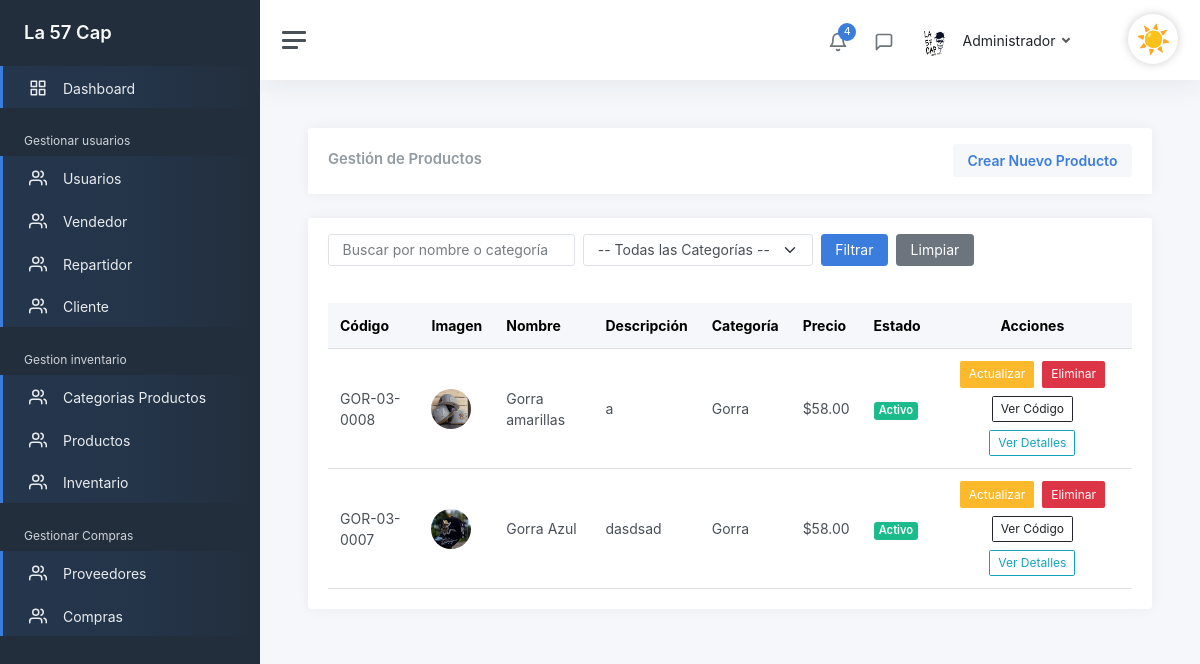
Screenshot of /admin/GestionarProducto (signed in) with the database file from the repository.
### tables this page shows
CREATE TABLE `producto`  (
  `idproducto` int(0) NOT NULL AUTO_INCREMENT,
  `id_categoria` int(0) NOT NULL,
  `codigo_producto` varchar(45) NOT NULL,
  `nombre_producto` varchar(45) NOT NULL,
  `descripcion` varchar(200) NOT NULL,
  `precio` decimal(10, 2) NOT NULL,
  `eliminado` tinyint(0) NULL DEFAULT 0,
  `Foto` varchar(150) NULL DEFAULT NULL,
  PRIMARY KEY (`idproducto`) USING BTREE,
  INDEX `producto_categoria_idx`(`id_categoria`) USING BTREE,
  CONSTRAINT `producto_categoria` FOREIGN KEY (`id_categoria`) REFERENCES `categoria_producto` (`idcategoria_producto`) ON DELETE RESTRICT ON UPDATE RESTRICT
);

CREATE TABLE `categoria_producto`  (
  `idcategoria_producto` int(0) NOT NULL AUTO_INCREMENT,
  `foto` varchar(150) NULL DEFAULT NULL,
  `garantias_meses` int(0) NOT NULL,
  `titulo` varchar(80) NOT NULL,
  `politica_garantia` varchar(500) NOT NULL,
  `tiene_garantia` tinyint(0) NOT NULL,
  `eliminado` tinyint(0) NULL DEFAULT 0,
  `estado` varchar(30) NULL DEFAULT NULL,
  PRIMARY KEY (`idcategoria_producto`) USING BTREE
);

### controllers/ProductoController.php (called while the page is built, shortened)
<?php
class ProductoController
{
    public static function GestionarProductos(Router $router)
    {
        $busqueda = $_POST['busqueda'] ?? '';
        $categoriaSeleccionada = $_POST['categoria'] ?? '';
        $productos = Producto::filtrar($busqueda, $categoriaSeleccionada);
        $categorias = CategoriaProducto::obtenerTodas();
        $router->renderAdmin('Admin/producto/GestionarProducto', [
            'productos' => $productos,
            'categorias' => $categorias,
            'busqueda' => $busqueda,
            'categoriaSeleccionada' => $categoriaSeleccionada,
            'titulo' => 'Gestión de Productos'
        ]);
    }
}

### public/index.php (called while the page is built, shortened)
<?php
$router = new Router();
$router->get('/login', [LoginController::class, 'login']);
$router->post('/login', [LoginController::class, 'login']);
$router->get('/logout', [LoginController::class, 'logout']);
$router->get('/olvide-cuenta', [UsuarioController::class, 'olvide']);
$router->post('/olvide-cuenta', [UsuarioController::class, 'olvide']);
$router->get('/recuperar-cuenta', [UsuarioController::class, 'recuperar']);
$router->post('/recuperar-cuenta', [UsuarioController::class, 'recuperar']);
$router->get('/confirmar-cuenta', [UsuarioController::class, 'confirmarCuenta']);
$router->post('/confirmar-cuenta', [UsuarioController::class, 'confirmarCuenta']);
$router->get('/crear-cuenta', [RegistroController::class, 'crearCuenta']);
$router->post('/crear-cuenta', [RegistroController::class, 'crearCuenta']);
$router->get('/mensaje-confirmacion', [RegistroController::class, 'mensajeConfirmacion']);
$router->get('/reenviar-confirmacion', [RegistroController::class, 'reenviarConfirmacion']);
$router->post('/reenviar-confirmacion', [RegistroController::class, 'reenviarConfirmacion']);
$router->get('/', [LandingController::class, 'index']);
$router->get('/cliente/pedidos', [ClientePanelController::class, 'pedidos']);
$router->get('/tienda', [TiendaController::class, 'shop']);
$router->post('/tienda', fn: [TiendaController::class, 'shop']);
$router->get('/producto', [ProductoController::class, 'ver']);
$router->get('/carrito', [CarritoController::class, 'mostrar']);
$router->get('/carrito/agregar', [CarritoController::class, 'agregar']);
$router->get('/carrito/eliminar', [CarritoController::class, 'eliminar']);
$router->post('/carrito/actualizar', [CarritoController::class, 'actualizar']);
$router->get('/checkout', [CheckoutController::class, 'mostrar']);
$router->post('/checkout/confirmar', [CheckoutController::class, 'confirmar']);
$router->get('/checkout/exito', [CheckoutController::class, 'exito']);
$router->get('/cliente/pedido', [ClienteController::class, 'pedido']);
$router->get('/SobreNosotros', [LandingController::class, 'about']);
$router->get('/Contactanos', [LandingController::class, 'contact']);
$router->get('/admin', [AdminController::class, 'Admin']);
$router->post('/admin', [AdminController::class, 'Admin']);
$router->get('/admin/GestionarUsuario', [UsuarioController::class, 'GestionarUsuario']);
$router->post('/admin/GestionarUsuario', [UsuarioController::class, 'GestionarUsuario']);
$router->get('/admin/CrearUsuario', [UsuarioController::class, 'crearUsuario']);
$router->post('/admin/CrearUsuario', [UsuarioController::class, 'crearUsuario']);
$router->get('/admin/ActualizarUsuario', [UsuarioController::class, 'ActualizarUsuario']);
$router->post('/admin/ActualizarUsuario', [UsuarioController::class, 'ActualizarUsuario']);
$router->get('/admin/EliminarUsuario', [UsuarioController::class, 'EliminarUsuario']);
$router->post('/admin/EliminarUsuario', [UsuarioController::class, 'EliminarUsuario']);
$router->get('/admin/Dashboard', [DashBoardController::class, 'Dashboard']);
$router->post('/admin/Dashboard', [DashBoardController::class, 'Dashboard']);
$router->get('/admin/GestionarCliente', [ClienteController::class, 'GestionarCliente']);
$router->post('/admin/GestionarCliente', [ClienteController::class, 'GestionarCliente']);
$router->get('/admin/GestionarVendedores', [VendedorController::class, 'GestionarVendedores']);
$router->post('/admin/GestionarVendedores', [VendedorController::class, 'GestionarVendedores']);
$router->get('/admin/CrearVendedor', [VendedorController::class, 'crearvendedor']);
$router->post('/admin/CrearVendedor', [VendedorController::class, 'crearvendedor']);
$router->get('/admin/ActualizarVendedor', [VendedorController::class, 'ActualizarVendedor']);
$router->post('/admin/ActualizarVendedor', [VendedorController::class, 'ActualizarVendedor']);
$router->post('/admin/EliminarVendedor', [VendedorController::class, 'EliminarVendedor']);
$router->get('/admin/GestionarRepartidor', [RepartidorControllers::class, 'GestionarRepartidores']);
$router->post('/admin/GestionarRepartidor', [RepartidorControllers::class, 'GestionarRepartidores']);
$router->get('/admin/CrearRepartidor', [RepartidorControllers::class, 'CrearRepartidor']);
$router->post('/admin/CrearRepartidor', [RepartidorControllers::class, 'CrearRepartidor']);
$router->get('/admin/ActualizarRepartidor', [RepartidorControllers::class, 'ActualizarRepartidor']);
$router->post('/admin/ActualizarRepartidor', [RepartidorControllers::class, 'ActualizarRepartidor']);
$router->post('/admin/EliminarRepartidor', [RepartidorControllers::class, 'EliminarRepartidor']);
$router->get('/admin/GestionarProveedores', [ProveedorController::class, 'GestionarProveedores']);
$router->post('/admin/GestionarProveedores', [ProveedorController::class, 'GestionarProveedores']);
$router->get('/admin/CrearProveedor', [ProveedorController::class, 'CrearProveedor']);
$router->post('/admin/CrearProveedor', [ProveedorController::class, 'CrearProveedor']);
$router->get('/admin/ActualizarProveedor', [ProveedorController::class, 'ActualizarProveedor']);
$router->post('/admin/ActualizarProveedor', [ProveedorController::class, 'ActualizarProveedor']);
$router->post('/admin/EliminarProveedor', [ProveedorController::class, 'EliminarProveedor']);
$router->get('/admin/GestionarCategoriaProducto', [CategoriaProductoController::class, 'GestionarCategorias']);
$router->post('/admin/GestionarCategoriaProducto', [CategoriaProductoController::class, 'GestionarCategorias']);
$router->get('/admin/CrearCategoriaProducto', [CategoriaProductoController::class, 'CrearCategoria']);
$router->post('/admin/CrearCategoriaProducto', [CategoriaProductoController::class, 'CrearCategoria']);
$router->get('/admin/ActualizarCategoriaProducto', [CategoriaProductoController::class, 'ActualizarCategoria']);
$router->post('/admin/ActualizarCategoriaProducto', [CategoriaProductoController::class, 'ActualizarCategoria']);
$router->post('/admin/EliminarCategoriaProducto', [CategoriaProductoController::class, 'EliminarCategoria']);
$router->get('/admin/GestionarProducto', [ProductoController::class, 'GestionarProductos']);
$router->post('/admin/GestionarProducto', [ProductoController::class, 'GestionarProductos']);
$router->get('/admin/CrearProducto', [ProductoController::class, 'CrearProducto']);
$router->post('/admin/CrearProducto', [ProductoController::class, 'CrearProducto']);
$router->get('/admin/ActualizarProducto', [ProductoController::class, 'ActualizarProducto']);
$router->post('/admin/ActualizarProducto', [ProductoController::class, 'ActualizarProducto']);
$router->post('/admin/EliminarProducto', [ProductoController::class, 'EliminarProducto']);
$router->get('/admin/GenerarCodigoBarras', [ProductoController::class, 'VerCodigoBarras']);
$router->get('/admin/DescargarCodigoBarras', [ProductoController::class, 'DescargarCodigoBarras']);
$router->get('/admin/VerProducto', [ProductoController::class, 'VerProducto']);
$router->get('/admin/InventarioGeneral', [InventarioController::class, 'GestionarInventario']);
$router->get('/admin/GestionarCompras', [CompraController::class, 'GestionarCompras']);
$router->get('/admin/CrearCompra', [CompraController::class, 'CrearCompra']);
$router->post('/admin/CrearCompra', [CompraController::class, 'CrearCompra']);
$router->get('/admin/DetalleCompra', [CompraController::class, 'VerDetalleCompra']);
$router->get('/Vendedor', [VendedorController::class, 'Vendedor']);
$router->get('/Repartidor', [RepartidorControllers::class, 'Repartidor']);
$router->comprobarRutas();

### models/Producto.php (called while the page is built, shortened)
<?php
class Producto extends ActiveRecord
{
    public static function filtrar($busqueda = '', $categoriaSeleccionada = '')
    {
        $condiciones = ["producto.eliminado = 0"];
        $where = !empty($condiciones) ? 'WHERE ' . implode(' AND ', $condiciones) : '';
        $query = "
        SELECT
            producto.*,
            categoria_producto.titulo AS categoria_nombre
        FROM producto
        INNER JOIN categoria_producto
            ON producto.id_categoria = categoria_producto.idcategoria_producto
        $where
        ORDER BY producto.idproducto DESC
    ";
        return self::consultarSQL($query);
    }
}

### models/ActiveRecord.php (called while the page is built, shortened)
<?php
class ActiveRecord
{
    protected static $db;
    public static function setDB($database)
    {
        self::$db = $database;
    }
    public static function consultarSQL($query)
    {
        $resultado = self::$db->query($query);
        $array = [];
        while ($registro = $resultado->fetch_assoc()) {
            $array[] = static::crearObjeto($registro);
        }
        return $array;
    }
    protected static function crearObjeto($registro)
    {
        $objeto = new static;
        foreach ($registro as $key => $value) {
            if (property_exists($objeto, $key)) {
                $objeto->$key = $value;
            }
        }
        return $objeto;
    }
}

### views/Admin/producto/GestionarProducto.php (the view, shortened to what this page needs)
<div class="card">
    <div class="card-header d-flex justify-content-between align-items-center">
        <h2 class="card-title mb-0">Gestión de Productos</h2>
        <a href="/admin/CrearProducto" class="btn btn-light text-primary fw-bold">Crear Nuevo Producto</a>
    </div>
</div>
<div class="card mt-3">
    <div class="card-header">
        <form method="POST" class="d-flex gap-2 flex-wrap align-items-center">
            <input type="text" name="busqueda" class="form-control w-auto" placeholder="Buscar por nombre o categoría"
                   value="<?php echo $busqueda ?? ''; ?>">
            <select name="categoria" class="form-select w-auto">
                <option value="">-- Todas las Categorías --</option>
            </select>
            <input type="submit" class="btn btn-primary" value="Filtrar">
            <a href="/admin/GestionarProducto" class="btn btn-secondary">Limpiar</a>
        </form>
    </div>
    <div class="card-body">
        <div class="table-responsive">
            <table class="table table-hover mb-0">
                <thead class="table-light">
                    <tr>
                        <th>Código</th>
                        <th>Imagen</th>
                        <th>Nombre</th>
                        <th>Descripción</th>
                        <th>Categoría</th>
                        <th>Precio</th>
                        <th>Estado</th>
                        <th class="text-center">Acciones</th>
                    </tr>
                </thead>
                <tbody>
                    <?php if (!empty($productos)): ?>
                        <?php foreach ($productos as $producto): ?>
                            <tr>
                                <td><?php echo $producto->codigo_producto; ?></td>
                                <td>
                                    <img src="/img/productos/<?php echo $producto->Foto ?? 'default.jpg'; ?>" width="40" height="40"
                                         class="rounded-circle" alt="Imagen producto">
                                </td>
                                <td><?php echo $producto->nombre_producto; ?></td>
                                <td><?php echo $producto->descripcion; ?></td>
                                <td><?php echo $producto->categoria_nombre ?? '—'; ?></td>
                                <td>$<?php echo number_format($producto->precio, 2); ?></td>
                                <td>
                                    <span class="badge bg-<?php echo $producto->eliminado ? 'secondary' : 'success'; ?>">
                                        <?php echo $producto->eliminado ? 'Inactivo' : 'Activo'; ?>
                                    </span>
                                </td>
                                <td class="text-center">
                                    <div class="d-flex justify-content-center gap-2 flex-wrap">
                                        <a href="/admin/ActualizarProducto?id=<?php echo $producto->idproducto; ?>"
                                           class="btn btn-sm btn-warning">Actualizar</a>
                                        <form method="POST" action="/admin/EliminarProducto" class="d-inline">
                                            <input type="submit" class="btn btn-sm btn-danger" value="Eliminar">
                                        </form>
                                        <a href="/admin/GenerarCodigoBarras?id=<?php echo $producto->idproducto; ?>"
                                           class="btn btn-sm btn-outline-dark">Ver Código</a>
                                        <a href="/admin/VerProducto?id=<?php echo $producto->idproducto; ?>"
                                           class="btn btn-sm btn-outline-info">Ver Detalles</a>
                                    </div>
                                </td>
                            </tr>
                        <?php endforeach; ?>
                    <?php else: ?>
                        <tr>
                            <td colspan="8" class="text-center text-muted">No se encontraron productos.</td>
                        </tr>
                    <?php endif; ?>
                </tbody>
            </table>
        </div>
    </div>
</div>

### rows the page displays
producto: codigo_producto "GOR-03-0008", shows a picture, nombre_producto "Gorra amarillas", descripcion "a", id_categoria.titulo "Gorra", precio "58.00", eliminado "Activo"
producto: codigo_producto "GOR-03-0007", Foto (picture), nombre_producto "Gorra Azul", descripcion "dasdsad", id_categoria.titulo "Gorra", precio "58.00", eliminado "Activo"

### other values shown
$nombreUsuario "Administrador"
